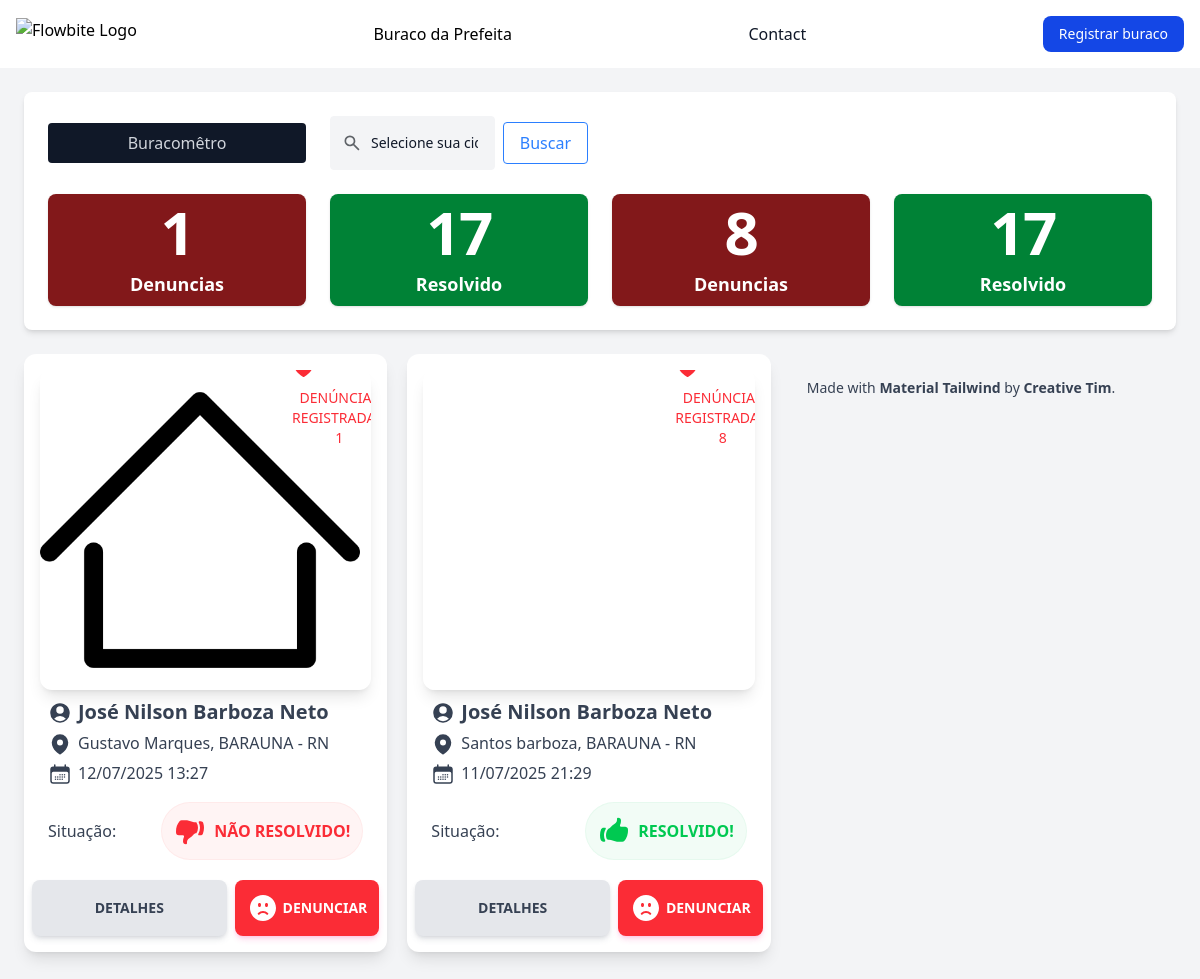
/home/, run on the app's committed database.
### app/models.py (models this page shows, shortened)
class Denuncia(models.Model):
    STATUS_CHOICES = [
        ('NAO_RESOLVIDO', 'NÃO RESOLVIDO'),
        ('RESOLVIDO', 'RESOLVIDO'),
    ]
    foto = models.ImageField(upload_to='denuncias/', null=True, blank=False)
    nome_denunciante = models.CharField(max_length=100, blank=True, null=True)  # opcional = anônimo
    email = models.EmailField()
    telefone = models.CharField(max_length=20)
    endereco = models.CharField(max_length=255)
    data_registro = models.DateTimeField(default=timezone.now)
    situacao = models.CharField(
        max_length=20,
        choices=STATUS_CHOICES,
        default='NAO_RESOLVIDO'
    )
    ativo = models.BooleanField(default=False)  # visível só após aprovação
    cidade = models.ForeignKey('CidadeDenuncia', on_delete=models.CASCADE)  # cidade filtrável
    contagem_denuncias = models.PositiveIntegerField(default=1)
    def nome_visivel(self):
        return self.nome_denunciante if self.nome_denunciante else "Anônimo"

class CidadeDenuncia(models.Model):
    CIDADES_DISPONIVEIS = [
        ('BARAUNA', 'Baraúna'),
    ]
    ESTADOS = [
        ('RN', 'Rio Grande do Norte'),
    ]
    nome = models.CharField(max_length=100, choices=CIDADES_DISPONIVEIS, unique=True)
    cep = models.CharField(max_length=9)  # formato: 59690-000
    estado = models.CharField(max_length=2, choices=ESTADOS)
    ativo = models.BooleanField(default=True)

### app/views.py (the view)
# urls.py: path('home/', views.home, name='home'),
def home(request):
    denuncias = Denuncia.objects.filter(ativo=True).order_by('-data_registro')
    return render(request, 'paghome.html', {'denuncias': denuncias})

### app/templates/paghome.html (shortened to what this page needs)
<!DOCTYPE html>
<html lang="en">
<head>
    <script src="https://unpkg.com/@tailwindcss/browser@4"></script>
</html>
<body>
    <nav class="bg-white border-gray-200 dark:bg-gray-900">
        <div class="max-w-screen-xl flex flex-wrap items-center justify-between mx-auto p-4">
        <a href="https://flowbite.com/" class="flex items-center space-x-3 rtl:space-x-reverse">
            <img src="https://chatgpt.com/backend-api/public_content/enc/eyJpZCI6Im1fNjg3MTY4NzE4ZGY0ODE5MWFhZTJlMjI0M2M0MGM4MTQ6ZmlsZV8wMDAwMDAwMDViOTQ2MWY4OTY5ZjVjYjBjMTk1YjE5YSIsInRzIjoiNDg2NzM5IiwicCI6InB5aSIsInNpZyI6ImExZWU4ZTBiZDQ5YjY3ZGRkN2U3MGRlZDM1NTljMmUwZjU0MDkwY2Q0YTM1NDBmM2YyYjQ0MzU5MzEyYTkzMWMiLCJ2IjoiMCIsImdpem1vX2lkIjpudWxsfQ==" class="h-8" alt="Flowbite Logo" />
            <a href="{% url 'enviar_denuncia' %}">
				<span class="self-center text-4x1 font-medium whitespace-nowrap dark:text-white">Buraco da Prefeita
				</span>
			</a>
        </a>
        <div class="flex md:order-2 space-x-3 md:space-x-0 rtl:space-x-reverse">
            <button type="button" class="text-white bg-blue-700 hover:bg-blue-800 focus:ring-4 focus:outline-none focus:ring-blue-300 font-medium rounded-lg text-sm px-4 py-2 text-center dark:bg-blue-600 dark:hover:bg-blue-700 dark:focus:ring-blue-800">Registrar buraco</button>
        </div>
        <div class="items-center justify-between hidden w-full md:flex md:w-auto md:order-1" id="navbar-cta">
        <ul class="flex flex-col font-medium p-4 md:p-0 mt-4 border border-gray-100 rounded-lg bg-gray-50 md:space-x-8 rtl:space-x-reverse md:flex-row md:mt-0 md:border-0 md:bg-white dark:bg-gray-800 md:dark:bg-gray-900 dark:border-gray-700">
            <li>
            <a href="#" class="block py-2 px-3 md:p-0 text-gray-900 rounded-sm hover:bg-gray-100 md:hover:bg-transparent md:hover:text-blue-700 md:dark:hover:text-blue-500 dark:text-white dark:hover:bg-gray-700 dark:hover:text-white md:dark:hover:bg-transparent dark:border-gray-700">Contact</a>
            </li>
        </ul>
        </div>
        </div>
    </nav>
<main class="py-6 px-6 flex flex-col gap-6 bg-gray-100 min-h-screen w-full">
	<div class="flex flex-col h-full w-full space-y-6">
		<section class="flex flex-col bg-white rounded-lg p-6 shadow-md space-y-6">
			<div class="w-full grid grid-cols-1 sm:grid-cols-2 md:grid-cols-4 gap-6">
				<div class="col-span-1 flex items-center">
					<button class="relative px-4 py-2 rounded w-80 items-center justify-center bg-gray-900 text-gray-300 font-medium hover:bg-primary-900">
						Buracomêtro
					</button>
				</div>
				<form method="GET" action="" class="flex flex-col relative md:flex-row md:items-center w-full max-w-md">
					<div class="relative w-full">
					  <select name="cidade" id="cidade" class="block w-full p-4 ps-10 text-sm text-gray-900 border border-gray-100 rounded bg-gray-100 focus:ring-blue-500 focus:border-blue-500 appearance-none">
						<option value="">Selecione sua cidade</option>
					  </select>
					  <div class="absolute inset-y-0 left-0 flex items-center ps-3 pointer-events-none">
					  </div>
					</div>
					<button type="submit" class="mt-2 md:mt-0 md:ml-2 text-blue-500 border border-blue-500 hover:bg-blue-50 font-medium rounded text-base px-4 py-2">
					  Buscar
					</button>
				  </form>
			</div>
			<div class="grid grid-cols-1 sm:grid-cols-2 md:grid-cols-4 gap-6 w-full min-w-0">
				{% for denuncia in denuncias %}
				<div class="flex flex-col px-6 py-2 bg-red-900 shadow rounded-lg overflow-hidden">
					<div class="flex flex-col items-center space-y-2">
						<div class="text-6xl font-bold tracking-tight leading-none text-white">{{ denuncia.contagem_denuncias }}</div>
						<div class="text-lg font-bold text-white">Denuncias</div>
					</div>
				</div>
				<div class="flex flex-col px-6 py-2 bg-green-700 shadow rounded-lg overflow-hidden">
					<div class="flex flex-col items-center space-y-2">
						<div class="text-6xl font-bold tracking-tight leading-none text-white">17</div>
						<div class="text-lg font-bold text-white">Resolvido</div>
					</div>
				</div>
				{% endfor %}
			</div>
		</section>
	</div>
	<div class="flex flex-col sm:flex-row sm:gap-5 h-full w-full mx-auto space-y-6">
		{% for denuncia in denuncias %}
			<div class="relative flex w-full max-w-[26rem] h-full flex-col rounded-xl bg-white bg-clip-border text-gray-700 shadow-lg">
				<div class="relative mx-4 mt-4 overflow-hidden rounded-xl bg-blue-gray-500 bg-clip-border text-white shadow-lg shadow-blue-gray-500/40">
				<img class="h-[20rem]"
					src="{{ denuncia.foto.url }}"
					alt="Pahto-denuncia"
				/>
				<div class="to-bg-black-10 absolute inset-0 h-full w-full bg-gradient-to-tr from-transparent via-transparent to-red/60"></div>
				<button
					class="!absolute top-4 right-4 h-8 max-h-[32px] w-8 max-w-[32px] select-none rounded-full text-center align-middle font-sans text-xs font-medium uppercase text-red-500 transition-all hover:bg-red-500/10 active:bg-red-500/30 disabled:pointer-events-none disabled:opacity-50 disabled:shadow-none"
					type="button"
					data-ripple-dark="true"
				>
					<span class="absolute top-1/2 left-1/2 -translate-y-1/2 -translate-x-1/2 transform">
					<svg
						xmlns="http://www.w3.org/2000/svg"
						viewBox="0 0 24 24"
						fill="currentColor"
						aria-hidden="true"
						class="h-6 w-6"
					>
						<path d="M11.645 20.91l-.007-.003-.022-.012a15.247 15.247 0 01-.383-.218 25.18 25.18 0 01-4.244-3.17C4.688 15.36 2.25 12.174 2.25 8.25 2.25 5.322 4.714 3 7.688 3A5.5 5.5 0 0112 5.052 5.5 5.5 0 0116.313 3c2.973 0 5.437 2.322 5.437 5.25 0 3.925-2.438 7.111-4.739 9.256a25.175 25.175 0 01-4.244 3.17 15.247 15.247 0 01-.383.219l-.022.012-.007.004-.003.001a.752.752 0 01-.704 0l-.003-.001z"></path>
						<p class="text-sm text-blue-gray-700 font-medium mt-2">
							Denúncias registradas: {{ denuncia.contagem_denuncias }}
						</p>
					</svg>
					</span>
				</button>
				</div>
				<div class="flex flex-col mx-6 my-2">
				<div class="mb-1 flex flex-row items-center gap-1.5">
					<h4 class="block font-sans text-xl font-bold leading-snug tracking-normal text-blue-gray-900 antialiased">
						{{ denuncia.nome_visivel }}
					</h4>
				</div>
				<p class="flex items-center mb-1 gap-1.5 font-sans font-medium text-blue-gray-900 ">
					{{ denuncia.endereco }}, {{ denuncia.cidade.nome }} - {{ denuncia.cidade.estado }}
					</p>
				<p class="flex items-center gap-1.5 font-sans font-medium text-blue-gray-900 ">
					{{ denuncia.data_registro|date:"d/m/Y H:i" }}
					</p>
				<div class="flex flex-row items-center justify-between group mt-4 inline-flex flex-wrap">
					<p class="flex items-center font-sans font-light text-blue-gray-900 ">Situação:</p>
					{% if denuncia.situacao == 'NAO_RESOLVIDO' %}
					<span
					data-tooltip-target="Não Resolvido"
					class=" flex flex-row items-center gap-2 cursor-pointer rounded-full border border-red-500/5 bg-red-500/5 p-3 text-red-500 transition-colors hover:border-red-500/10 hover:bg-red-500/10 hover:!opacity-100 group-hover:opacity-70"
					>
						<p class="flex items-center gap-1.5 font-sans font-bold text-red-500 ">NÃO RESOLVIDO!</p>
					</span>
					{% else %}
					<span
					data-tooltip-target="Resolvido"
					class=" flex flex-row items-center gap-2 cursor-pointer rounded-full border border-green-500/5 bg-green-500/5 p-3 text-green-500 transition-colors hover:border-greennk-500/10 hover:bg-green-500/10 hover:!opacity-100 group-hover:opacity-70"
					>
						<p class="flex items-center gap-1.5 font-sans font-bold text-green-500 ">RESOLVIDO!</p>
					</span>
					{% endif %}
				</div>
				</div>
				<div class="flex flex-row gap-2 justify-between py-4 p-2 pt-3">
				<button
					class="block w-full items-center select-none rounded-lg bg-gray-200 p-3 text-center align-middle font-sans text-sm font-bold uppercase text-blue-gray-600 shadow-md shadow-gray-500/20 transition-all hover:shadow-lg hover:shadow-gray-500/40 focus:opacity-[0.85] focus:shadow-none active:opacity-[0.85] active:shadow-none disabled:pointer-events-none disabled:opacity-50 disabled:shadow-none"
					type="button"
					data-ripple-light="true"
				>
					Detalhes
				</button>
				<form method="post" action="{% url 'denunciar_existente' denuncia.id %}">
					<button
						class="flex flex-row items-center gap-1 w-full select-none rounded-lg bg-red-500 p-3 text-center align-middle font-sans text-sm font-bold uppercase text-white shadow-md shadow-pink-500/20 transition-all hover:shadow-lg hover:shadow-pink-500/40 focus:opacity-[0.85] focus:shadow-none active:opacity-[0.85] active:shadow-none disabled:pointer-events-none disabled:opacity-50 disabled:shadow-none"
						type="submit"
						data-ripple-light="true"
					>
					Denunciar
					</button>
				</form>
				</div>
			</div>
		{% endfor %}
			<div class="w-full pt-5 px-4 mb-8 mx-auto ">
				<div class="text-sm text-gray-700 py-1">
					Made with <a class="text-gray-700 font-semibold" href="https://www.material-tailwind.com/docs/html/card?ref=tailwindcomponents" target="_blank">Material Tailwind</a> by <a href="https://www.creative-tim.com?ref=tailwindcomponents" class="text-gray-700 font-semibold" target="_blank"> Creative Tim</a>.
				</div>
			</div>
	</div>
</main>

### data on the page
Denuncia: contagem_denuncias "1", foto (picture), nome_visivel "José Nilson Barboza Neto", endereco "Gustavo Marques", cidade.nome "BARAUNA", cidade.estado "RN", data_registro "12/07/2025 13:27", situacao "NAO_RESOLVIDO" (drawn)
Denuncia: contagem_denuncias "8", foto (picture), nome_visivel "José Nilson Barboza Neto", endereco "Santos barboza", cidade.nome "BARAUNA", cidade.estado "RN", data_registro "11/07/2025 21:29", situacao "RESOLVIDO" (drawn)
